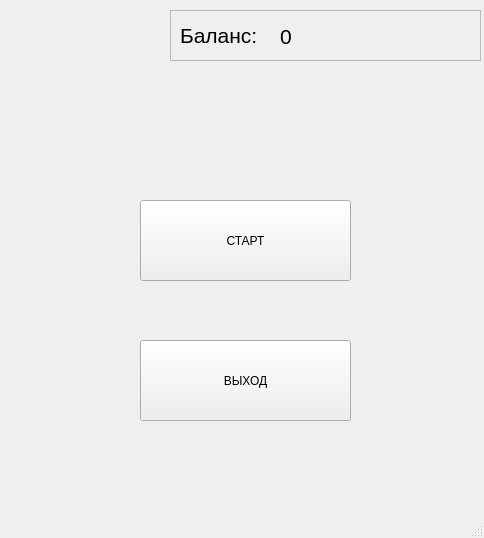
<?xml version="1.0" encoding="UTF-8"?>
<ui version="4.0">
 <class>startwindow</class>
 <widget class="QMainWindow" name="startwindow">
  <property name="geometry">
   <rect>
    <x>0</x>
    <y>0</y>
    <width>484</width>
    <height>538</height>
   </rect>
  </property>
  <property name="windowTitle">
   <string>MainWindow</string>
  </property>
  <widget class="QWidget" name="centralwidget">
   <widget class="QPushButton" name="startBtn">
    <property name="geometry">
     <rect>
      <x>140</x>
      <y>200</y>
      <width>211</width>
      <height>81</height>
     </rect>
    </property>
    <property name="text">
     <string>СТАРТ</string>
    </property>
   </widget>
   <widget class="QPushButton" name="exitBtn">
    <property name="geometry">
     <rect>
      <x>140</x>
      <y>340</y>
      <width>211</width>
      <height>81</height>
     </rect>
    </property>
    <property name="text">
     <string>ВЫХОД</string>
    </property>
   </widget>
   <widget class="QFrame" name="frame">
    <property name="geometry">
     <rect>
      <x>170</x>
      <y>10</y>
      <width>311</width>
      <height>51</height>
     </rect>
    </property>
    <property name="frameShape">
     <enum>QFrame::Shape::StyledPanel</enum>
    </property>
    <property name="frameShadow">
     <enum>QFrame::Shadow::Raised</enum>
    </property>
    <widget class="QLabel" name="balLbl_2">
     <property name="geometry">
      <rect>
       <x>10</x>
       <y>10</y>
       <width>91</width>
       <height>31</height>
      </rect>
     </property>
     <property name="font">
      <font>
       <pointsize>16</pointsize>
      </font>
     </property>
     <property name="text">
      <string>Баланс:</string>
     </property>
    </widget>
    <widget class="QLabel" name="balanceLbl">
     <property name="geometry">
      <rect>
       <x>110</x>
       <y>11</y>
       <width>191</width>
       <height>31</height>
      </rect>
     </property>
     <property name="font">
      <font>
       <pointsize>16</pointsize>
      </font>
     </property>
     <property name="text">
      <string>0</string>
     </property>
    </widget>
   </widget>
  </widget>
  <widget class="QMenuBar" name="menubar">
   <property name="geometry">
    <rect>
     <x>0</x>
     <y>0</y>
     <width>484</width>
     <height>25</height>
    </rect>
   </property>
  </widget>
  <widget class="QStatusBar" name="statusbar"/>
 </widget>
 <resources/>
 <connections/>
</ui>
